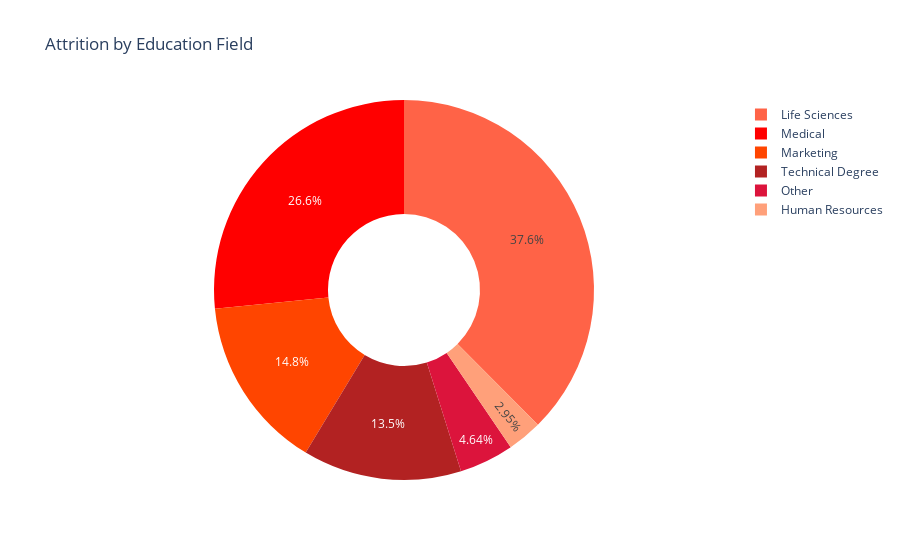

Notebook code for this chart:
### Code cell
# create a donut chart

fig = go.Figure(data=[go.Pie(labels=attr_by_edu['EducationField'],values=attr_by_edu['Count'],hole=0.4,marker=dict(colors=['#FFA07A', '#FF6347', '#FF4500', '#FF0000', '#DC143C', '#B22222']),textposition='inside')])
fig.update_layout(title='Attrition by Education Field')

fig.show()

### Figure 1 — Plotly figure (JSON) as saved in the notebook; plotly's stock layout.template omitted (floating-point values rounded to 4 significant figures)
{"data": [{"hole": 0.4, "labels": ["Human Resources", "Life Sciences", "Marketing", "Medical", "Other", "Technical Degree"], "marker": {"colors": ["#FFA07A", "#FF6347", "#FF4500", "#FF0000", "#DC143C", "#B22222"]}, "textposition": "inside", "type": "pie", "values": [7, 89, 35, 63, 11, 32]}], "layout": {"title": {"text": "Attrition by Education Field"}}}
